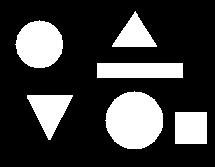
#> input picture NTZ8/data/1.jpg, 215 x 167 px, found by its file name
$ python object_analysis.py   (older library calls are emulated)
#> lines starting #> are read from the running program, lines starting #| are printed output that depends on the picture; after the words box and inside, x2 and y2 are one past the last pixel; in counts of white or black regions, pixels touching at a corner belong together
"""
Шаблонный метод (Template method)
"""
import cv2
import numpy as np

class ObjectAnalysis(object):
    def template_method(self, image):

        image = self.noise_filtering(image)
        data = self.segmentation(image)
        data = self.object_parameters(data)

        return data

    def noise_filtering(self, image):
        raise NotImplementedError()

    def segmentation(self, data):
        raise NotImplementedError()

    def object_parameters(self, data):
        (image, data) = data
        (numLabels, labels, stats, centroids) = data
        x = []
        y = []
        w = []
        h = []
        area = []
        for i in range(1, numLabels):
            # extract the connected component statistics for the current
            # label
            x.append(stats[i, cv2.CC_STAT_LEFT])
            y.append(stats[i, cv2.CC_STAT_TOP])
            w.append(stats[i, cv2.CC_STAT_WIDTH])
            h.append(stats[i, cv2.CC_STAT_HEIGHT])
            area.append(stats[i, cv2.CC_STAT_AREA])

        return (x, y, w, h, area)


class BinaryImage(ObjectAnalysis):
    def __init__(self):
        pass

    def noise_filtering(self, image):
        median = cv2.medianBlur(image, 5)
        return median

    def segmentation(self, image):
        output = cv2.connectedComponentsWithStats(image, 4, cv2.CV_32S)
        return (image, output)

class MonochromeImage(BinaryImage):
    def __init__(self):
        pass

    def noise_filtering(self, image):
        return cv2.GaussianBlur(image, (5, 5), 0)

    def segmentation(self, image):
        edges = cv2.Canny(image, 100, 200)
        output = cv2.connectedComponentsWithStats(edges, 4, cv2.CV_32S)
        return (edges, output)

class ColorImage(MonochromeImage):
    def __init__(self):
        pass

    def segmentation(self, image):
        gray = cv2.cvtColor(image, cv2.COLOR_BGR2GRAY)
        _, binary = cv2.threshold(gray, 127, 255, cv2.THRESH_BINARY)

        dist_transform = cv2.distanceTransform(binary, cv2.DIST_L2, 5)
        _, sure_fg = cv2.threshold(dist_transform, 0.7 * dist_transform.max(), 255, 0)

        sure_fg = np.uint8(sure_fg)
        unknown = cv2.subtract(binary, sure_fg)
        _, markers = cv2.connectedComponents(sure_fg)
        markers = markers + 1
        markers[unknown == 255] = 0
        cv2.watershed(image, markers)

        output = cv2.connectedComponentsWithStats(sure_fg, 4, cv2.CV_32S)
        return (image, output)


"""
Декоратор - структурный паттерн
"""

class FilteredAnalysis(ObjectAnalysis):
    def __init__(self, obj):
        self._proc = obj

    def template_method(self, image):
        (_x, _y, _w, _h, _area) = self._proc.template_method(image)
        x = []
        y = []
        w = []
        h = []
        area = []
        moments = []

        for i in range(len(_area)):
            if _area[i] > 10 and _area[i] < 2500:
                x.append(_x[i])
                y.append(_y[i])
                w.append(_w[i])
                h.append(_h[i])
                area.append(_area[i])

                mask = np.zeros_like(image, dtype=np.uint8)
                cv2.rectangle(mask, (x[-1], y[-1]), (x[-1] + w[-1], y[-1] + h[-1]), 255, -1)
                hu_moments = cv2.HuMoments(cv2.moments(mask)).flatten()
                moments.append(hu_moments)

        return (x, y, w, h, area, moments)


if __name__== '__main__':
    print("Binary Image Processing")
    bin_segm = BinaryImage()
    (x,y,w,h,area) = bin_segm.template_method(cv2.imread('E:/DZ5/NTZ8/data/1.jpg', cv2.IMREAD_GRAYSCALE))
#> in noise_filtering, image is the input picture: shape (167, 215); min 0, max 255, mean 61.4
#> in object_parameters, `(numLabels, labels, stats, centroids) = data`:
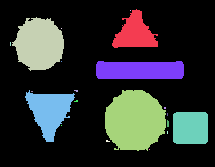
#> labels: shape (167, 215) int32; 21 distinct labels, from 0 to 20; one colour per label, 0 black
#> in object_parameters, `(numLabels, labels, stats, centroids) = data`: numLabels = 21; stats = 21 rows, first 6: [0, 0, 215, 167, 25806], [112, 9, 46, 39, 1036], [130, 10, 1, 1, 1], [12, 17, 52, 54, 2056], [61, 28, 1, 1, 1], [10, 42, 1, 4, 4]; centroids = 21 rows, first 8: [105.9, 81.2], [134.6, 32.87], [130, 10], [38.85, 43.58], [61, 28], [10, 43.5], [61, 61], [139.5, 69.91]
#> after the loop in object_parameters, `for i in range(1, numLabels):`: area = [1036, 1, 2056, 1, 4, 1, 1496, 1414, 2, 6, 2939, 6, 4, 3, 1106, 13, 1, 3, 6, 1]; h = [39, 1, 54, 1, 4, 1, 18, 52, 1, 2, 61, 2, 2, 3, 32, 7, 1, 3, 2, 1]; w = [46, 1, 52, 1, 1, 1, 88, 50, 2, 4, 61, 4, 2, 1, 35, 2, 1, 1, 4, 1]; x = [112, 130, 12, 61, 10, 61, 96, 25, 31, 74, 105, 74, 164, 167, 173, 167, 61, 167, 106, 149]; y = [9, 10, 17, 28, 42, 61, 61, 90, 91, 90, 90, 100, 107, 113, 112, 120, 125, 131, 140, 149]
#> in template_method, `data = self.object_parameters(data)`: data = 5 items
    for i in range(len(area)):
            print([x[i], y[i], w[i],h[i],area[i]])
#> this loop made 20 passes
#| [112, 9, 46, 39, 1036]
#| [130, 10, 1, 1, 1]
#| [12, 17, 52, 54, 2056]
#| [61, 28, 1, 1, 1]
#| [10, 42, 1, 4, 4]
#| [61, 61, 1, 1, 1]
#| [96, 61, 88, 18, 1496]
#| [25, 90, 50, 52, 1414]
#> (further printed lines are left out)

    print("Decorated Binary Image Processing")
    filt_bin = FilteredAnalysis(BinaryImage())
    (x, y, w, h, area, moments) = filt_bin.template_method(cv2.imread('E:/DZ5/NTZ8/data/1.jpg', cv2.IMREAD_GRAYSCALE))
#> the loop in template_method, `for i in range(len(_area)):` made 20 passes
#> hu_moments on passes 1, 3, 7, 8, 15: [0.000662, 1.12e-08, 0, 0, 0, 0, 0], [0.000654, 5.86e-10, 0, 0, 0, 0, 0], [0.0016, 2.13e-06, 0, 0, 0, 0, 0], [0.000654, 6.32e-10, 0, 0, 0, 0, 0], [0.000656, 3.24e-09, 0, 0, 0, 0, 0]
#> after the loop in template_method, `for i in range(len(_area)):`:
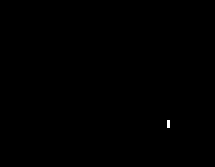
#> mask: shape (167, 215); 0.07% white; 1 white region, box (x1, y1, x2, y2) and area: (167, 120, 170, 128) 24
#> after the loop in template_method, `for i in range(len(_area)):`: area = [1036, 2056, 1496, 1414, 1106, 13]; h = [39, 54, 18, 52, 32, 7]; moments = 6 items; w = [46, 52, 88, 50, 35, 2]; x = [112, 12, 96, 25, 173, 167]; y = [9, 17, 61, 90, 112, 120]
#> x = [112, 12, 96, 25, 173, 167]; y = [9, 17, 61, 90, 112, 120]; w = [46, 52, 88, 50, 35, 2]; h = [39, 54, 18, 52, 32, 7]; area = [1036, 2056, 1496, 1414, 1106, 13]; moments = 6 items
    for i in range(len(area)):
        print([x[i], y[i], w[i], h[i], area[i], moments[i]])
#> this loop made 6 passes
#| [112, 9, 46, 39, 1036, array([6.61764706e-04, 1.12066558e-08, 0.00000000e+00, 0.00000000e+00,
#|        0.00000000e+00, 0.00000000e+00, 0.00000000e+00])]
#| [12, 17, 52, 54, 2056, array([6.53818989e-04, 5.86391317e-10, 0.00000000e+00, 0.00000000e+00,
#|        0.00000000e+00, 0.00000000e+00, 0.00000000e+00])]
#| [96, 61, 88, 18, 1496, array([1.60016697e-03, 2.13458534e-06, 0.00000000e+00, 0.00000000e+00,
#|        0.00000000e+00, 0.00000000e+00, 0.00000000e+00])]
#| [25, 90, 50, 52, 1414, array([6.53836575e-04, 6.32399802e-10, 0.00000000e+00, 0.00000000e+00,
#|        0.00000000e+00, 0.00000000e+00, 0.00000000e+00])]
#| [173, 112, 35, 32, 1106, array([6.55520345e-04, 3.24238780e-09, 0.00000000e+00, 0.00000000e+00,
#|        0.00000000e+00, 0.00000000e+00, 0.00000000e+00])]
#> (further printed lines are left out)

    print("Color Image Processing")
    color_segm = ColorImage()
    (x, y, w, h, area) = color_segm.template_method(cv2.imread('E:/DZ5/NTZ8/data/1.jpg', cv2.IMREAD_COLOR))
#> in noise_filtering, `return cv2.GaussianBlur(image, (5, 5), 0)`:
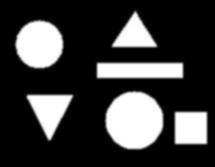
#> returned value: shape (167, 215, 3); min 0, max 255, mean 61.4
#> in segmentation, `_, binary = cv2.threshold(gray, 127, 255, cv2.THRESH_BINARY)`: binary: shape (167, 215); 24% white; 6 white regions, box (x1, y1, x2, y2) and area: (106, 92, 163, 149) 2605, (16, 21, 63, 68) 1761, (97, 63, 183, 78) 1286, (27, 95, 73, 140) 1110, (175, 112, 207, 144) 1020, (112, 12, 157, 47) 834
#> in segmentation, `dist_transform = cv2.distanceTransform(binary, cv2.DIST_L2, 5)`:
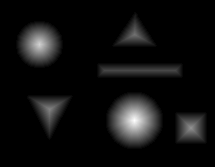
#> dist_transform: shape (167, 215) float32; min 0, max 28.37, mean 1.7; drawn with min black and max white
#> in segmentation, `_, sure_fg = cv2.threshold(dist_transform, 0.7 * dist_transform.max(),..`: sure_fg: shape (167, 215) float32; 0.82% white; 2 white regions, box (x1, y1, x2, y2) and area: (125, 111, 144, 130) 249, (35, 40, 44, 49) 45
#> in segmentation, `unknown = cv2.subtract(binary, sure_fg)`:
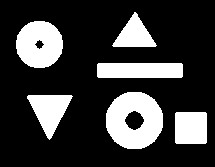
#> unknown: shape (167, 215); 23.2% white; 6 white regions, box (x1, y1, x2, y2) and area: (106, 92, 163, 149) 2356, (16, 21, 63, 68) 1716, (97, 63, 183, 78) 1286, (27, 95, 73, 140) 1110, (175, 112, 207, 144) 1020, (112, 12, 157, 47) 834
#> in segmentation, `_, markers = cv2.connectedComponents(sure_fg)`: markers: shape (167, 215) int32; 3 distinct labels, from 0 to 2
#> in segmentation, `markers = markers + 1`:
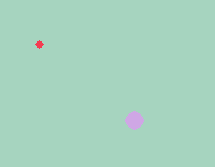
#> markers: shape (167, 215) int32; 3 distinct labels, from 1 to 3; one colour per label, 0 black
#> in segmentation, `markers[unknown == 255] = 0`:
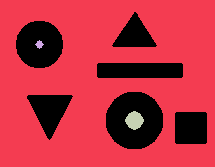
#> markers: shape (167, 215) int32; 4 distinct labels, from 0 to 3; one colour per label, 0 black
#> x = [35, 125]; y = [40, 111]; w = [9, 19]; h = [9, 19]; area = [45, 249]
    for i in range(len(area)):
        print([x[i], y[i], w[i], h[i], area[i]])
#> this loop made 2 passes
#| [35, 40, 9, 9, 45]
#| [125, 111, 19, 19, 249]
